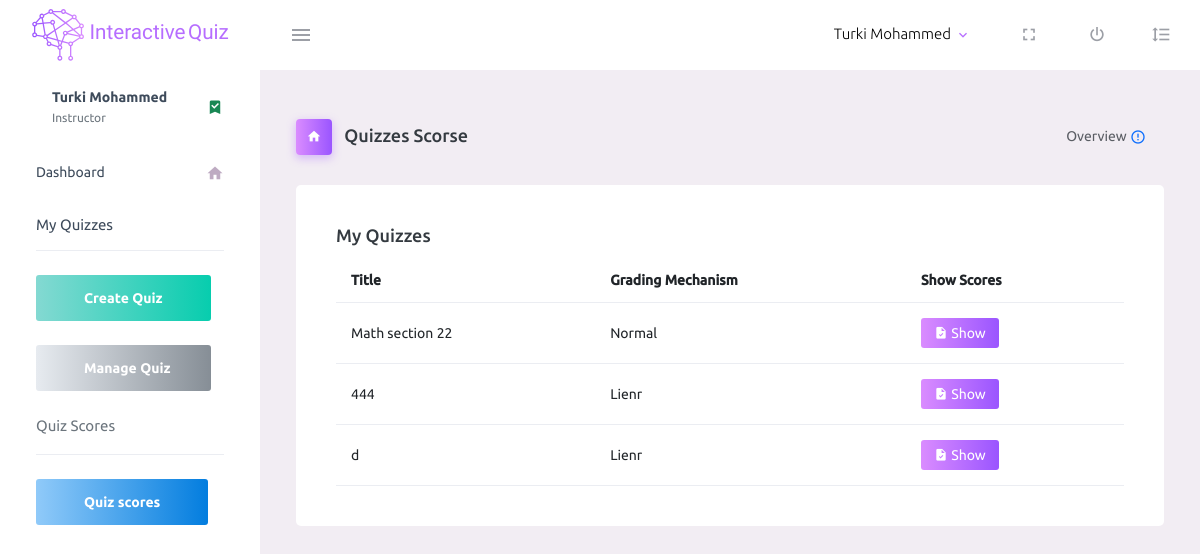
Page /IQ/dashboard/pages/forms/QuizScores.php (signed in) on the committed database.
### tables this page shows
CREATE TABLE `quiz` (
  `QuizId` int(255) NOT NULL,
  `QuizTitle` varchar(255) NOT NULL,
  `Duration` int(255) NOT NULL,
  `QuizCode` varchar(255) DEFAULT NULL,
  `GradingType` varchar(50) NOT NULL,
  `UserID` int(255) NOT NULL,
  `created_at` timestamp NOT NULL DEFAULT current_timestamp() ON UPDATE current_timestamp()
);

### IQ/dashboard/pages/forms/QuizScores.php (the view, shortened to what this page needs)
<?php
include("../../../app/database/connect.php");
$userid = $_SESSION['id'];
$sql = "SELECT QuizId, QuizTitle, GradingType FROM quiz  WHERE UserId='$userid' ";
$result = $conn->query($sql);
?>
<!DOCTYPE html>
<html lang="en">
<head>
    <link rel="stylesheet" href="../../assets/vendors/mdi/css/materialdesignicons.min.css">
    <link rel="stylesheet" href="../../assets/vendors/css/vendor.bundle.base.css">
    <link rel="stylesheet" href="../../assets/css/style.css">
</head>
<body>
    <div class="container-scroller">
        <?php include("nav.php") ?>
        <div class="container-fluid page-body-wrapper">
            <?php include("sidebar.php") ?>
            <div class="main-panel">
                <div class="content-wrapper">
                    <div class="page-header">
                        <h3 class="page-title"> <a href="../index.php">
                                <span class="page-title-icon bg-gradient-primary text-white me-2">
                                    <i class="mdi mdi-home"></i></span></a>
                            Quizzes Scorse
                        </h3>
                        <nav aria-label="breadcrumb">
                            <ul class="breadcrumb">
                                <li class="breadcrumb-item active" aria-current="page">
                                    <span></span>Overview <i class="mdi mdi-alert-circle-outline icon-sm text-primary align-middle"></i>
                                </li>
                            </ul>
                        </nav>
                    </div>
                    <div class="row">
                        <div class="col-12 grid-margin">
                            <div class="card">
                                <div class="card-body">
                                    <h4 class="card-title">My Quizzes</h4>
                                    <div class="table-responsive">
                                        <table class="table">
                                            <thead>
                                                <tr>
                                                    <th style="font-weight: bold;"> Title </th>
                                                    <th style="font-weight: bold;"> Grading Mechanism </th>
                                                    <th style="font-weight: bold;"> Show Scores </th>
                                                </tr>
                                            </thead>
                                            <tbody>
                                                <?php if ($result->num_rows > 0) : ?>
                                                    <?php
                                                    while ($row = $result->fetch_assoc()) {
                                                        echo " <tr>
                                                    <td>" .
                                                            $row['QuizTitle'] . "
                                                    </td>" . "
                                                    <td>" .
                                                            $row['GradingType'] . "
                                                    </td>
                                                    <td>
                                                    <form action='QuizScores.php' method='get'>
                                                    <input hidden type='text' id='QuizId'  name='QuizIdScore' value='" . $row['QuizId'] . "' >
                                                    <button type='submit' class='btn-sm btn-gradient-primary btn-icon-text'>
                            <i class='mdi mdi-file-check btn-icon-prepend'></i> Show </button>
                                                    </form>
                                                    </td>
                                                </tr>";
                                                    }
                                                    ?>
                                                <?php endif; ?>
                                            </tbody>
                                        </table>
                                    </div>
                                </div>
                            </div>
                        </div>
                    </div>
                </div>
            </div>
        </div>
    </div>
</body>
</html>

### rows in the picture
quiz: QuizTitle "Math section 22", GradingType "Normal"
quiz: QuizTitle "444", GradingType "Lienr"
quiz: QuizTitle "d", GradingType "Lienr"

### other values in the picture
$_SESSION['username'] "Turki Mohammed"
